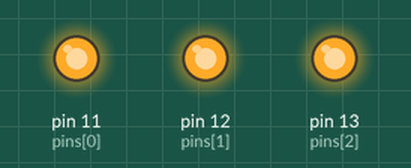
This sketch was run on a simulated Arduino Uno, built with avr-gcc and run on an emulated ATmega328P. Parts: output pins drawn as LEDs (lit = HIGH). Random numbers use the default seed unless the sketch sets one.

Above: at 0.1 s.
At 17.8 s:
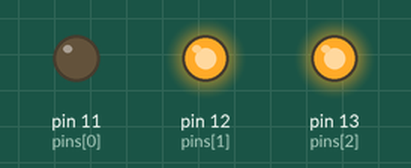
At 22.5 s:
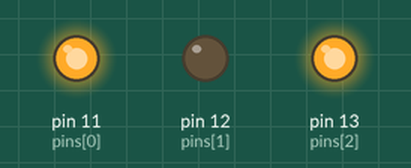
At 36.7 s:
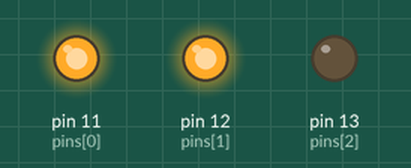
Timing chart, 0 to 38.2 s (numbered marks = the images above):
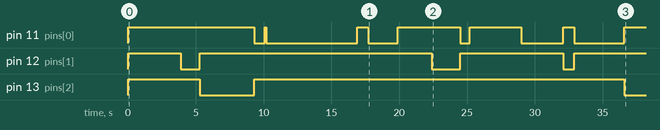

The sketch:

arduino_twinkle_light.ino
```cpp
int pins[3] = {11,12,13};

int combs[4][3] = {
  {0,1,1},
  {1,0,1},
  {1,1,0},
  {1,1,1}
};

void setup() {
  for(int i=0; i < 3; i++){
    pinMode(pins[i], OUTPUT);
  }
}

// the loop function runs over and over again forever
void loop() {
   int comb = rand() % 4 ;
    for(int i=0; i < 3; i++){
      if (combs[comb][i] == 1 ){
        digitalWrite(pins[i], HIGH);
      } else {
        digitalWrite(pins[i], LOW);
      }
    }
      delay((rand() % 50) * 100);
}
```

Measured:
- by itself, pin 11 (pins[0]): LOW → HIGH at 0.00 s, → LOW 9.3 s later, → HIGH 0.80 s later, → LOW 0.10 s later, … (13 changes in this stretch)
- by itself, pin 12 (pins[1]): goes HIGH 3.9 s, LOW 1.4 s, HIGH 17.1 s, LOW 2.1 s, HIGH 7.6 s, LOW 0.80 s, then HIGH
- by itself, pin 13 (pins[2]): LOW → HIGH at 0.00 s, → LOW 5.3 s later, → HIGH 4.0 s later, → LOW 27.3 s later
